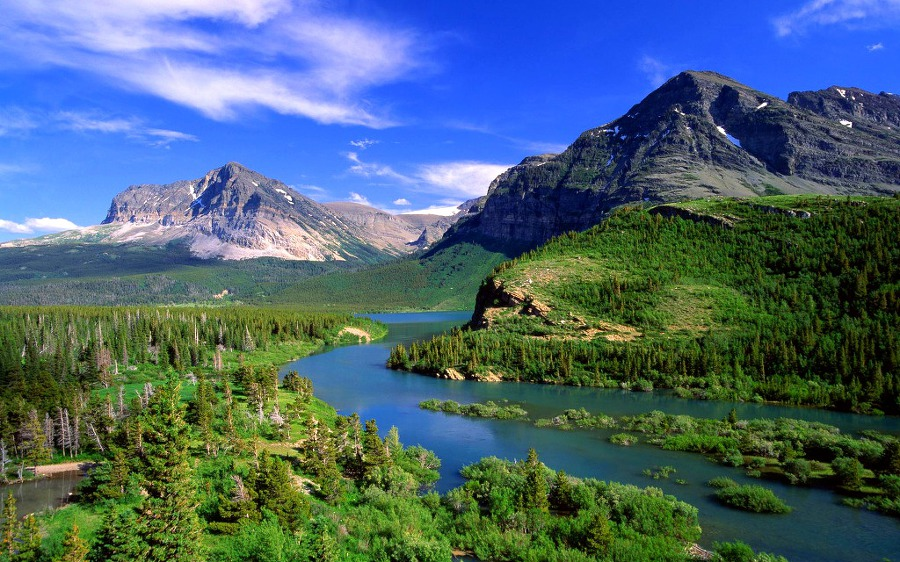
#> input picture testBackground.jpeg, 900 x 562 px
$ python sketch_Otsu.py
#> lines starting #> are read from the running program, lines starting #| are printed output that depends on the picture
## 스케치 효과를 주었을때 CT 사진 효과
import cv2
import numpy as np
from matplotlib import pyplot as plt
import math
kernel_size = 3
def sketch(image):
    height , width = image.shape[ :2]
    imageC = image.copy()
    for y in range(height):
        for x in range(width):
            divK = kernel_size//2
            if x-divK<0 or y-divK <0 or x+divK+1>width or y+divK+1>height:
                lis= []
                if x-divK<0:
                    dx = abs(x-divK)
                    for i in range(dx):
                        lis.append(imageC[y, x])
                if y-divK<0:
                    dy = abs(y-divK)
                    for i in range(dy):
                        lis.append(imageC[y, x])
                if x+divK+1>width:
                    dx = x+divK+1-width
                    for i in range(dx):
                        lis.append(imageC[y, x])
                if y+divK+1>height:
                    dy = y+divK+1-height
                    for i in range(dy):
                        lis.append(imageC[y, x])
                for los1 in (-divK, divK+1, 1):
                    for los2 in (-divK, divK+1, 1):
                        try:
                            lis.append(imageC[y-los1, x-los2])
                        except:
                            continue

                kernel = lis
            else:
                lis = []
                for los1 in (-divK, divK+1, 1):
                    for los2 in (-divK, divK+1, 1):
                        try:
                            lis.append(imageC[y-los1, x-los2])
                        except:
                            continue
                kernel = lis
            maximum = maximumFilter(kernel)
            image[y, x] = 255*imageC[y, x]/maximum

    return image


def maximumFilter(kernel):
    return max(kernel)


image = cv2.imread("./testBackground.jpeg")
#> image is the input picture: shape (562, 900, 3); mean B, G, R 115.9, 101.5, 74.9
dimension = image.shape[2]
#> dimension = 3
if dimension == 1:
    pass
elif dimension ==3:
    image = cv2.cvtColor(image, cv2.COLOR_BGR2GRAY)
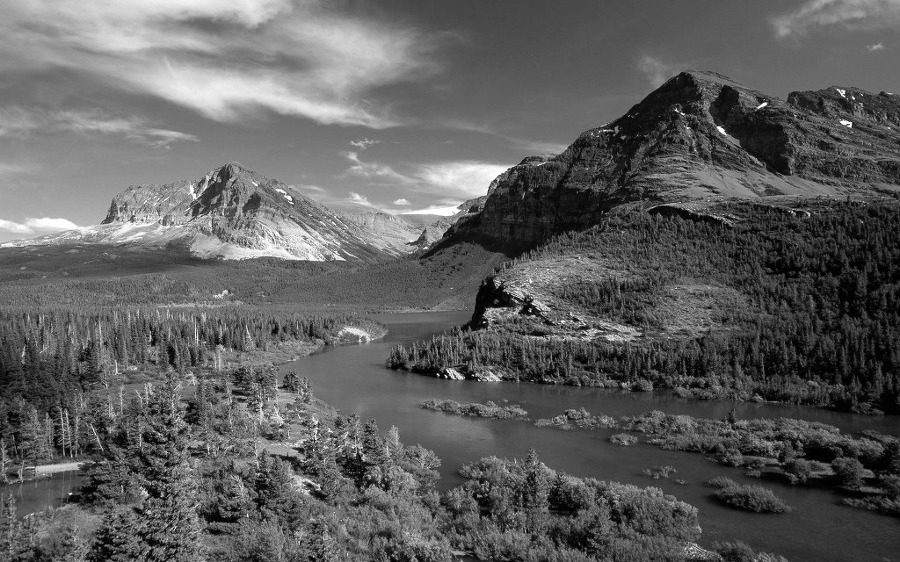
#> image: shape (562, 900); min 0, max 255, mean 95.2
elif dimension ==4:
    image = cv2.cvtColor(image, cv2.COLOR_BGRA2GRAY)

image2 = sketch(image.copy())
#> after the loop in sketch, `for y in range(height):`:
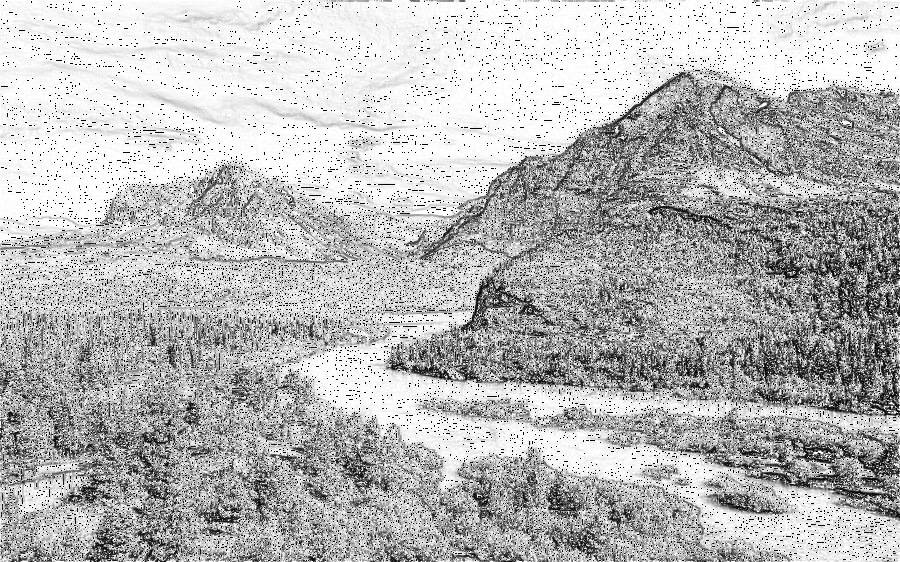
#> image: shape (562, 900); min 0, max 255, mean 183.9

image3 = cv2.GaussianBlur(image2.copy(), (5,5), 0)
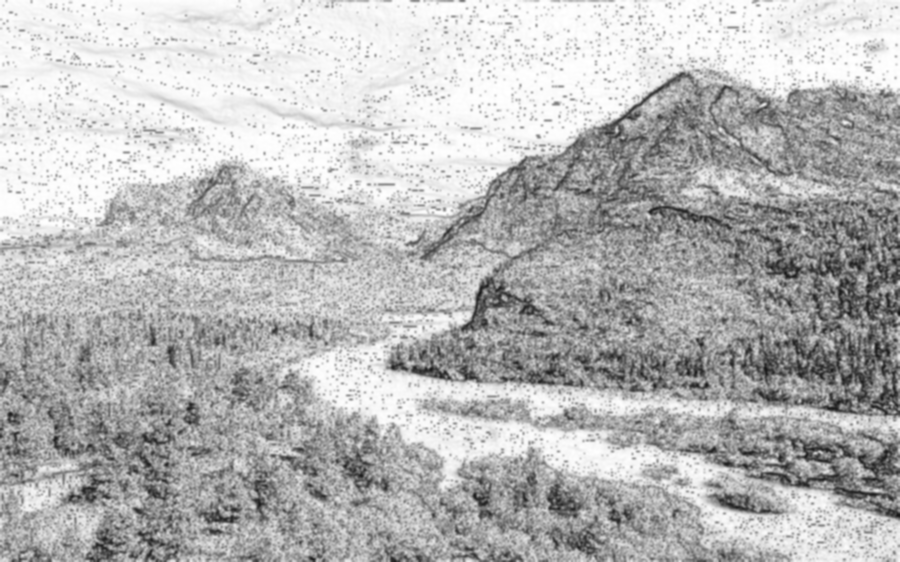
#> image3: shape (562, 900); min 22, max 255, mean 183.9

ret, image4 = cv2.threshold(image2, 0, 255, cv2.THRESH_TOZERO+cv2.THRESH_OTSU)
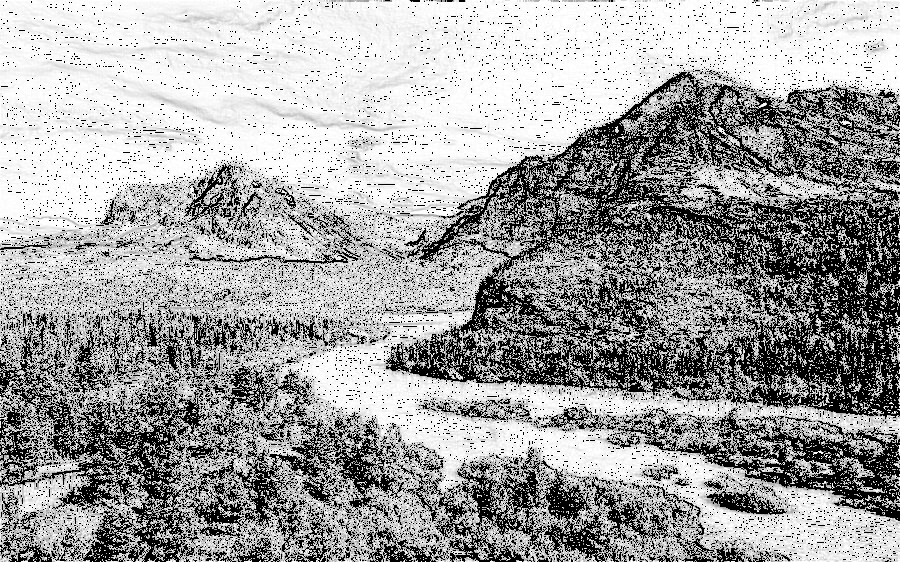
#> image4: shape (562, 900); min 0, max 255, mean 161.8
#> ret = 151

kernel = np.ones((3, 3), dtype = "uint8" )
image5 = cv2.dilate(image4, kernel, iterations=1)
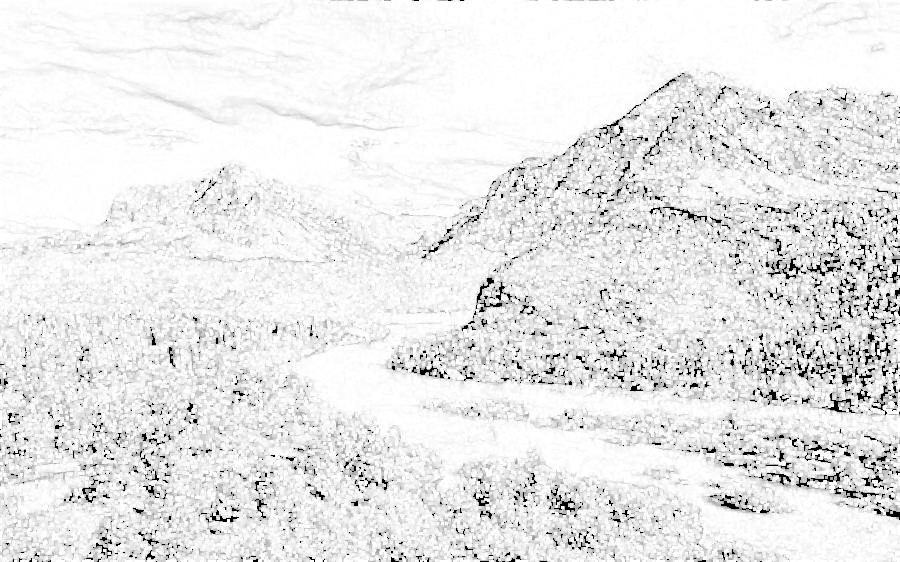
#> image5: shape (562, 900); min 0, max 255, mean 232.1
image5 = cv2.erode(image5, kernel, iterations=1)
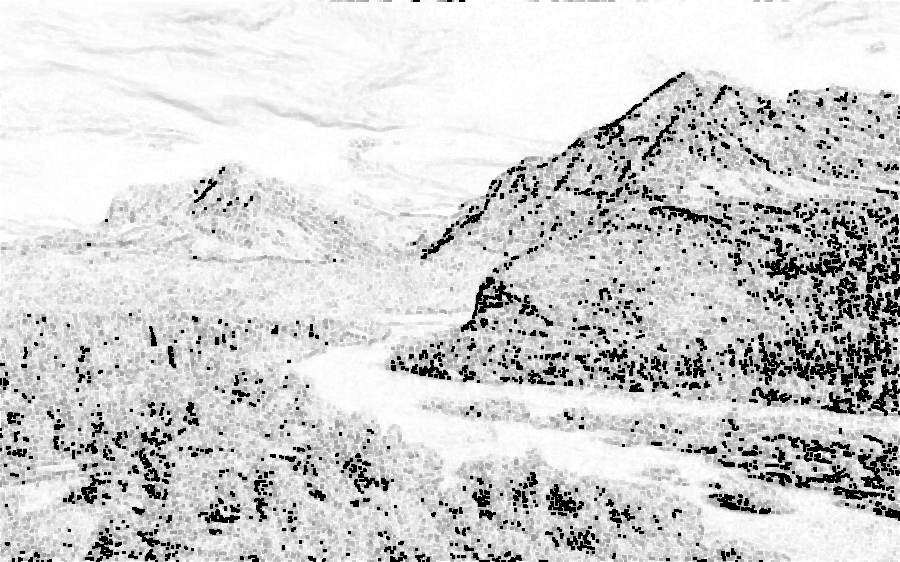
#> image5: shape (562, 900); min 0, max 255, mean 208

ret, image6 = cv2.threshold(image2, 0, 255, cv2.THRESH_BINARY+cv2.THRESH_OTSU)
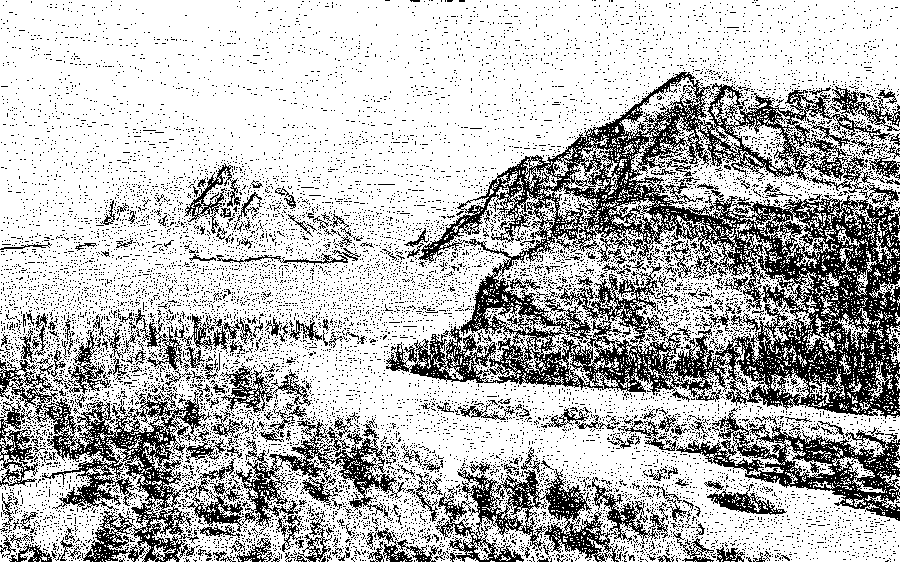
#> image6: shape (562, 900); 72.5% white; black in thin lines or dots


plt.figure(figsize=(15,6))
plt.subplot(2,3,1)
plt.imshow(image, cmap = "gray")
plt.subplot(2,3,2)
plt.imshow(image2, cmap = "gray")
plt.subplot(2,3,3)
plt.imshow(image3, cmap = "gray")
plt.subplot(2,3,4)
plt.imshow(image4, cmap = "gray")
plt.subplot(2,3,5)
plt.imshow(image5, cmap = "gray")
plt.subplot(2,3,6)
plt.imshow(image6, cmap = "gray")
plt.show()
cv2.imwrite("1.jpeg", image)
cv2.imwrite("2.jpeg", image2)
cv2.imwrite("3.jpeg", image3)
cv2.imwrite("4.jpeg", image4)
cv2.imwrite("5.jpeg", image5)
cv2.imwrite("6.jpeg", image6)
